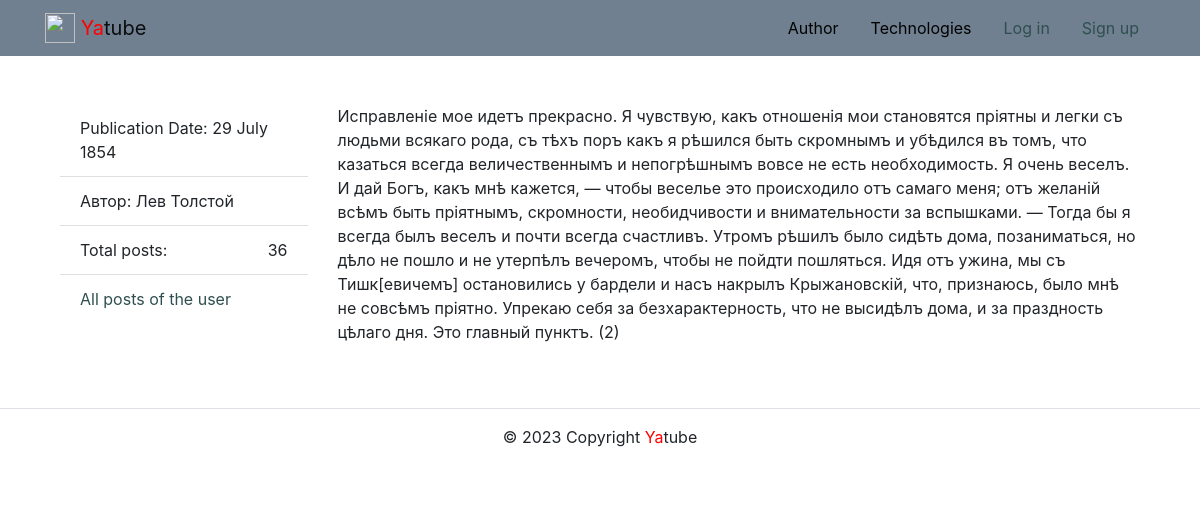
Page /posts/35/ on the committed database.
### posts/models.py (models this page shows, shortened)
class Post(models.Model):
    text = models.TextField(
        'Текст поста',
        help_text='Введите текст поста'
    )
    pub_date = models.DateTimeField(
        'Дата публикации',
        auto_now_add=True)
    author = models.ForeignKey(
        User,
        on_delete=models.CASCADE,
        related_name='posts',
        verbose_name='Автор'
    )
    group = models.ForeignKey(
        Group,
        on_delete=models.SET_NULL,
        related_name='posts',
        blank=True,
        null=True,
        verbose_name='Группа',
        help_text='Группа, к которой будет относиться пост'
    )
    image = models.ImageField(
        'Картинка',
        upload_to='posts/',
        blank=True
    )
    class Meta:
        ordering = ['-pub_date']

### posts/views.py (the view)
# urls.py: path('posts/<int:post_id>/', views.post_detail, name='post_detail'),
def post_detail(request, post_id):
    post = Post.objects.get(id=post_id)
    comments = Comment.objects.filter(post=post_id)
    comment_form = CommentForm()
    context = {
        'post': post,
        'comments': comments,
        'form': comment_form
    }
    return render(request, 'posts/post_detail.html', context)

### core/context_processors/year.py (called while the page is built)
def year(request):
    today = datetime.datetime.now()
    year = today.year
    return {
        'year': year
    }

### templates/posts/post_detail.html (shortened to what this page needs)
{% extends 'base.html' %}
{% load thumbnail %}
{% load user_filters %}
{% block content %}
<div class="container py-5">
<div class="row">
<aside class="col-12 col-md-3">
    <ul class="list-group list-group-flush">
      <li class="list-group-item">
        Publication Date: {{post.pub_date|date:"d E Y"}}
      </li>
      <li class="list-group-item">
        Автор: {{post.author.get_full_name}}
      </li>
      <li class="list-group-item d-flex justify-content-between align-items-center">
        Total posts:  <span >{{post.author.posts.count}}</span>
      </li>
      <li class="list-group-item">
        <a href="{% url 'posts:profile' post.author.username %}">
          All posts of the user
        </a>
      </li>
    </ul>
</aside>
<article class="col-12 col-md-9">
  <p>
   {{post.text}}
  </p>
</article>
</div>
</div>
{% endblock %}

### templates/base.html (style rules this page uses)
a { color: #2F4F4F; background-color: transparent; text-decoration: none; }

### rows in the picture
Post: pub_date "29 July 1854", author.get_full_name "Лев Толстой", author.posts.count "36", text "Исправленіе мое идетъ прекрасно. Я чувствую, какъ отношенія мои становятся пріятны и легки съ людьми всякаго рода, съ тѣхъ поръ какъ я рѣшился быть скромнымъ и убѣдился въ томъ, что казаться всегда величественнымъ и непогрѣшнымъ вовсе не есть необходимость. Я очень веселъ. И дай Богъ, какъ мнѣ кажется, — чтобы веселье это происходило отъ самаго меня; отъ желаній всѣмъ быть пріятнымъ, скромности, необидчивости и внимательности за вспышками. — Тогда бы я всегда былъ веселъ и почти всегда счастливъ. Утромъ рѣшилъ было сидѣть дома, позаниматься, но дѣло не пошло и не утерпѣлъ вечеромъ, чтобы не пойдти пошляться. Идя отъ ужина, мы съ Тишк[евичемъ] остановились у бардели и насъ накрылъ…"
